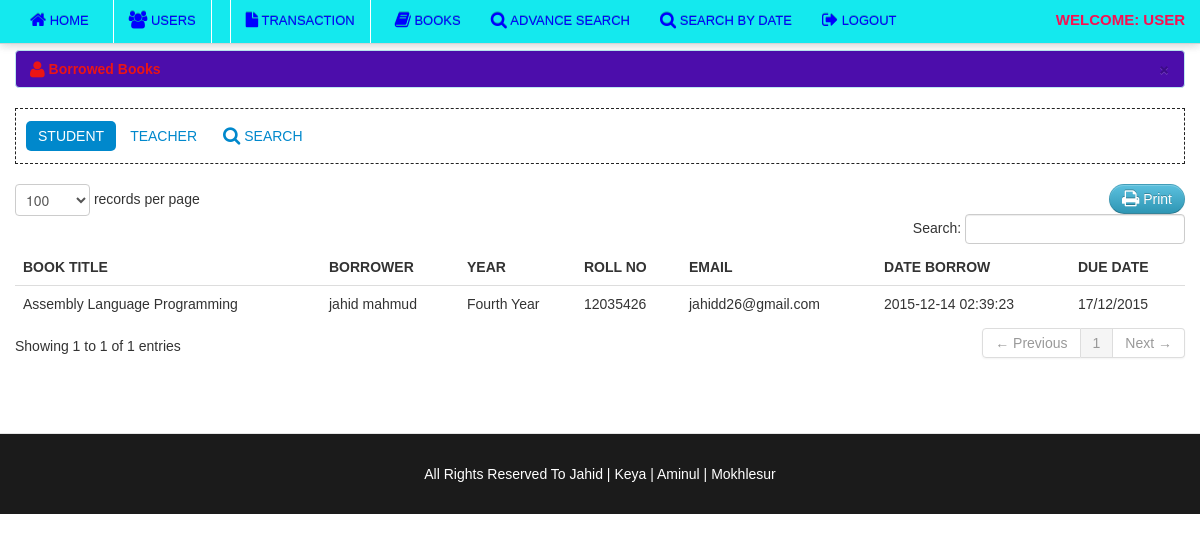
The page /member/view_borrow.php (signed in) on the database its author committed.
### tables this page shows
CREATE TABLE IF NOT EXISTS `borrow` (
  `borrow_id` int(11) NOT NULL,
  `member_id` bigint(50) NOT NULL,
  `date_borrow` varchar(100) NOT NULL,
  `due_date` varchar(100) DEFAULT NULL
);

CREATE TABLE IF NOT EXISTS `book` (
  `book_id` int(11) NOT NULL,
  `book_title` varchar(100) NOT NULL,
  `category_id` int(50) NOT NULL,
  `author` varchar(50) NOT NULL,
  `book_copies` int(11) NOT NULL,
  `edition` varchar(30) NOT NULL,
  `publisher_name` varchar(100) NOT NULL,
  `isbn` varchar(50) NOT NULL,
  `copyright_year` int(11) NOT NULL,
  `date_added` datetime NOT NULL,
  `status` varchar(30) NOT NULL
);

CREATE TABLE IF NOT EXISTS `member` (
  `member_id` int(11) NOT NULL,
  `firstname` varchar(100) NOT NULL,
  `lastname` varchar(100) NOT NULL,
  `username` varchar(100) NOT NULL,
  `gender` varchar(10) NOT NULL,
  `address` varchar(100) NOT NULL,
  `roll` varchar(30) NOT NULL,
  `contact` varchar(100) NOT NULL,
  `type` varchar(100) NOT NULL,
  `year_level` varchar(100) NOT NULL,
  `password` varchar(100) NOT NULL
);

### member/view_borrow.php (the view, shortened to what this page needs)
<?php include('header.php'); ?>
<?php include('navbar.php'); ?>
    <div class="container">
		<div class="margin-top">
			<div class="row">
				<div class="span12">
					<div class="alert alert-info">
										<button type="button" class="close" data-dismiss="alert">&times;</button>
										<strong><i class="icon-user icon-large"></i>&nbsp;Borrowed Books</strong>
									</div>
										<ul class="nav nav-pills">
											<li class="active"><a href="view_borrow.php">Student</a></li>
											<li><a href="teacher_borrow.php">Teacher</a></li>
											<li><a href="#myModal3" data-toggle="modal"><i class="icon-search icon-large"></i>&nbsp;Search</a></li>
										</ul>
                            <table cellpadding="0" cellspacing="0" border="0" class="table" id="example">
							<div class="pull-right">
								<a href="" onclick="window.print()" class="btn btn-info"><i class="icon-print icon-large"></i> Print</a>
								</div>
                                <thead>
                                    <tr>
                                        <th>Book title</th>
                                        <th>Borrower</th>
                                        <th>Year</th>
										<th>Roll No</th>
										<th>Email</th>
                                        <th>Date Borrow</th>
                                        <th>Due Date</th>
                                    </tr>
                                </thead>
                                <tbody>
                                  <?php  $user_query=mysql_query("select * from borrow
								LEFT JOIN member ON borrow.member_id = member.member_id
								LEFT JOIN borrowdetails ON borrow.borrow_id = borrowdetails.borrow_id
								LEFT JOIN book on borrowdetails.book_id =  book.book_id
								where borrowdetails.borrow_status = 'pending' and member.type='student'
								ORDER BY borrow.borrow_id DESC
								  ")or die(mysql_error());
									while($row=mysql_fetch_array($user_query)){
									$id=$row['borrow_id'];
									?>
									<tr class="del<?php echo $id ?>">
                                    <td><?php echo $row['book_title']; ?></td>
                                    <td><?php echo $row['firstname']." ".$row['lastname']; ?></td>
                                    <td><?php echo $row['year_level']; ?></td>
									<td><?php echo $row['roll']; ?></td>
									<td><?php echo $row['username']; ?>@gmail.com</td>
									<td><?php echo $row['date_borrow']; ?></td>
                                    <td><?php echo $row['due_date']; ?> </td>
									</tr>
									<?php  }  ?>
                                </tbody>
                            </table>
			    </div>
			</div>
		</div>
    </div>
<?php include('footer.php') ?>

### css/docs.css (style rules this page uses)
body { font-family:'TR Century Gothic',Helvetica,Arial,sans-serif !important; }
.btn { border-radius: 25px !important; }
.alert { text-shadow: none; }
.nav-tabs, .nav-pills { border: 1px dashed #222 !important; padding: 10px; }
th { text-transform:uppercase; }
.nav li a { text-transform:uppercase; }
.margin-top { margin-top:50px; }
body { background: url(../img/grid_noise.png); position: relative; }

### css/print.css (style rules this page uses)
th { text-align:left; }
td { text-align:left; border-top:1px solid; padding:2px; }
.btn { display:none; }
.alert { display:none; }
body { font-family:arial; font-size:13px; }
.nav { display:none; }

### rows shown on the page
borrow: book.book_title "Assembly Language Programming", member.firstname "jahid", member.lastname "mahmud", member.year_level "Fourth Year", member.roll "12035426", member.username "jahidd26", date_borrow "2015-12-14 02:39:23", due_date "17/12/2015"
